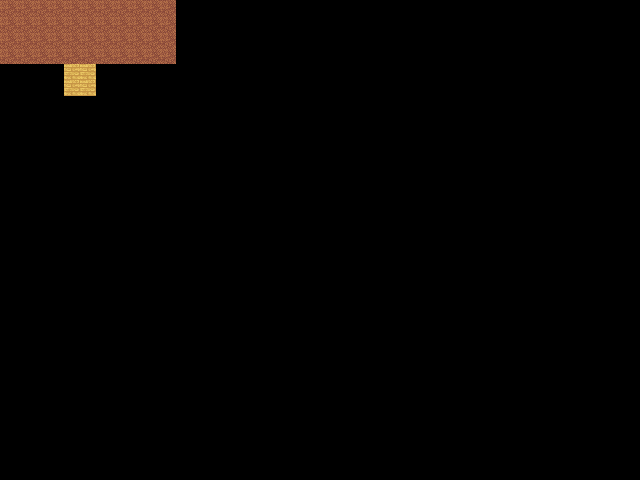

Below is a game level as drawn by its tile map, then a one-line description and the .tmx that defines it (tile-layer data replaced by summaries):
An orthogonal 40x30 tile map with 16x16 px tiles, 1 tile layer (base) and 6 objects.

<map version="1.0" orientation="orthogonal" renderorder="right-down" width="40" height="30" tilewidth="16" tileheight="16" nextobjectid="21">
 <tileset firstgid="1" name="tilesheet" tilewidth="16" tileheight="16" tilecount="64">
  <image source="../graphics/objects/tiles/tilesheet.png" width="128" height="128" />
 </tileset>
 <layer name="base" width="40" height="30">
  <data>[1200 cells, 48 non-empty, 2 distinct tile ids]</data>
 </layer>
 <objectgroup name="entry and exit points">
  <object id="2" x="144" y="16" width="32" height="32">
   <properties>
    <property name="next_room" value="room2" />
   </properties>
  </object>
  <object id="4" x="16" y="0" width="16" height="16">
   <properties>
    <property name="entry_point" value="" />
   </properties>
  </object>
 </objectgroup>
 <objectgroup name="characters">
  <object id="6" x="128" y="0" width="16" height="16">
   <properties>
    <property name="character" value="enemy" />
    <property name="enemy_type" value="fire_elemental" />
    <property name="health" value="100" />
    <property name="speed" value="2" />
   </properties>
  </object>
  <object id="14" x="144" y="48" width="16" height="16">
   <properties>
    <property name="character" value="enemy" />
    <property name="enemy_type" value="fire_elemental" />
    <property name="health" value="100" />
    <property name="speed" value="2" />
   </properties>
  </object>
  <object id="16" x="64" y="16" width="16" height="16">
   <properties>
    <property name="character" value="enemy" />
    <property name="enemy_type" value="fire_elemental" />
    <property name="health" value="50" />
    <property name="speed" value="100" />
   </properties>
  </object>
 </objectgroup>
 <objectgroup name="walls">
  <object id="18" x="0" y="16" width="16" height="48">
   <properties>
    <property name="wall" value="" />
   </properties>
  </object>
 </objectgroup>
</map>
